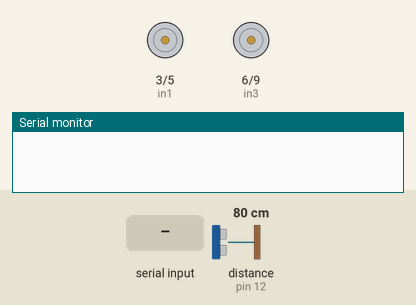
This sketch was run on a simulated Arduino Uno, built with avr-gcc and run on an emulated ATmega328P. Shown: motor-driver pin pairs drawn as motors (green arrow = first pin HIGH = forward, orange = second pin HIGH = backward, longer = more drive), the last lines printed to the serial monitor. The inputs (shaded band) are chosen by the test bench; at power-on: distance to the obstacle (sensor on pin 12) 80 cm. The echo pulse lasts 58.3 µs per cm.

Above: at 1.2 s.
1.3 s: "a\n" received over the second serial link
At 2.5 s:
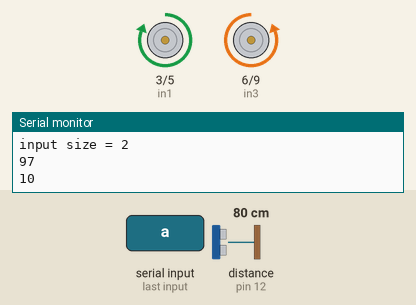
2.8 s: "b\n" received over the second serial link
At 3.9 s:
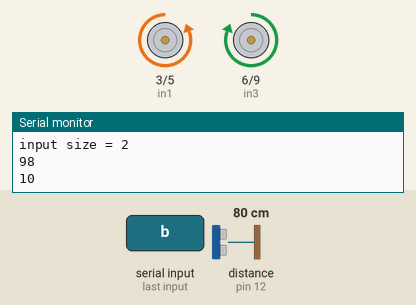
4.3 s: "c\n" received over the second serial link
At 5.0 s:
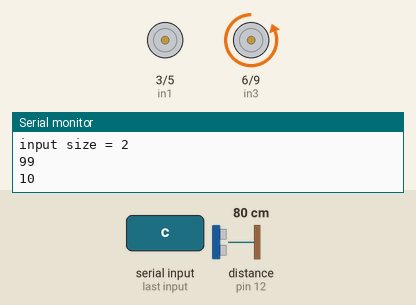
5.8 s: "d\n" received over the second serial link
At 6.2 s:
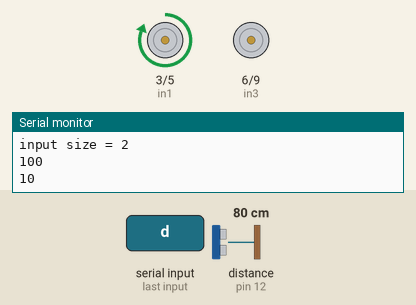
7.3 s: "s\n" received over the second serial link
At 8.5 s:
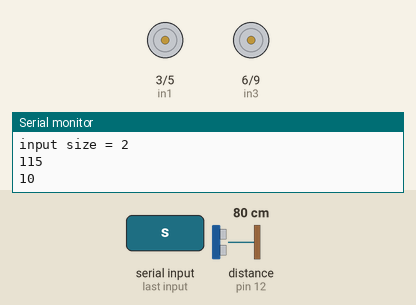
8.8 s: "t\n" received over the second serial link
At 10.2 s:
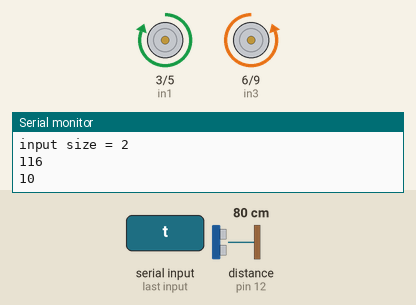
Timing chart, 0 to 11.3 s (numbered marks = the images above; inputs shaded):
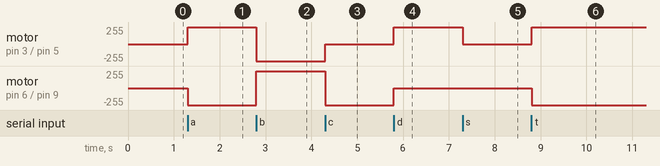

The sketch:

car_bluetooth.ino
```cpp
#include <SoftwareSerial.h>
#include <Wire.h>
int trig = 13;
int echo = 12;
int in1 = 3;
int in2 = 5;
int in3 = 6;
int in4 = 9;
SoftwareSerial I2CBT(10,11); //定義Arduino PIN10及PIN11分別為RX及TX腳位
//請注意Arduino的TX要接藍牙模組的RX, 反之亦然

void setup() {
  Serial.begin(9600);
  I2CBT.begin(9600);//bluetooth baud rate
  pinMode(trig, OUTPUT);
  pinMode(echo, INPUT);
  pinMode(in1, OUTPUT);
  pinMode(in2, OUTPUT);
  pinMode(in3, OUTPUT);
  pinMode(in4, OUTPUT);
}

void loop() {
  byte cmmd[20];
  int insize;
  while(1){
    //read message from bluetooth
    if ((insize=(I2CBT.available()))>0){
      Serial.print("input size = ");
      Serial.println(insize);
      for (int i=0; i<insize; i++){
        Serial.print(cmmd[i]=char(I2CBT.read()));
        Serial.print("\n");
      }
    }
    //根據所收到訊號執行對應動作
    switch (cmmd[0]) {
    case 97:
      digitalWrite(in1,HIGH);
      digitalWrite(in2,LOW);
      digitalWrite(in3,LOW);
      digitalWrite(in4,HIGH);
      break;

    case 98:
      digitalWrite(in1,LOW);
      digitalWrite(in2,HIGH);
      digitalWrite(in3,HIGH);
      digitalWrite(in4,LOW);
      break;

      case 99:
      digitalWrite(in1,LOW);
      digitalWrite(in2,LOW);
      digitalWrite(in3,LOW);
      digitalWrite(in4,HIGH);
      break;

      case 100:
      digitalWrite(in1,HIGH);
      digitalWrite(in2,LOW);
      digitalWrite(in3,LOW);
      digitalWrite(in4,LOW);
      break;

      case 115:
      digitalWrite(in1,LOW);
      digitalWrite(in2,LOW);
      digitalWrite(in3,LOW);
      digitalWrite(in4,LOW);
      break;

      case 116:
      digitalWrite(trig, LOW);
      delayMicroseconds(2);
      digitalWrite(trig, HIGH);
      delayMicroseconds(5);
      digitalWrite(trig, LOW);
      int duration = pulseIn(echo, HIGH);
      int cm = duration / 29 / 2;
      if(cm>50){
         digitalWrite(in1,HIGH);
      digitalWrite(in2,LOW);
      digitalWrite(in3,LOW);
      digitalWrite(in4,HIGH);
        } else {
      digitalWrite(in1,HIGH);
      digitalWrite(in2,LOW);
      digitalWrite(in3,LOW);
      digitalWrite(in4,LOW);
          }
      break;


    } //Switch
  } //while
}
```

Measured:
- after the input at 1.3 s, motor on pin 3 (in1) / pin 5 (in2): stopped → forward 255/255 at once; motor on pin 6 (in3) / pin 9 (in4): stopped → backward 255/255 at once
- after the input at 2.8 s, motor on pin 3 (in1) / pin 5 (in2): forward 255/255 → backward 255/255 at once; motor on pin 6 (in3) / pin 9 (in4): backward 255/255 → forward 255/255 at once
- after the input at 4.3 s, motor on pin 3 (in1) / pin 5 (in2): backward 255/255 → stopped at once; motor on pin 6 (in3) / pin 9 (in4): forward 255/255 → backward 255/255 at once
- after the input at 5.8 s, motor on pin 3 (in1) / pin 5 (in2): stopped → forward 255/255 at once; motor on pin 6 (in3) / pin 9 (in4): backward 255/255 → stopped at once
- after the input at 7.3 s, motor on pin 3 (in1) / pin 5 (in2): forward 255/255 → stopped at once
- after the input at 8.8 s, motor on pin 3 (in1) / pin 5 (in2): stopped → forward 255/255 at once; motor on pin 6 (in3) / pin 9 (in4): stopped → backward 255/255 at once
